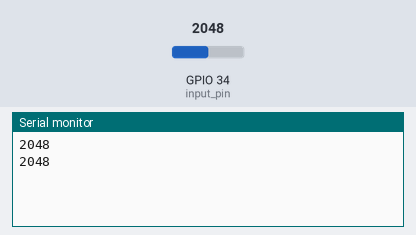
Simulated run of this program. Board: ESP32. Shown: the last lines printed to the serial monitor. Inputs (shaded band) come from the test bench; at power-on: GPIO 34 (input_pin) = 2048.

Above: at 1.4 s.
1.5 s: GPIO 34 (input_pin) set to 2866
At 2.8 s:
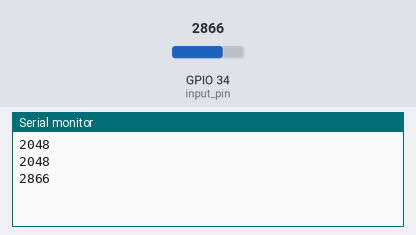
3.0 s: GPIO 34 (input_pin) set to 3603
At 4.0 s:
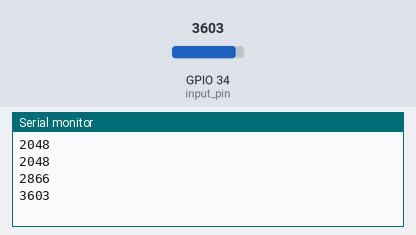
Timing chart, 0 to 6.0 s (numbered marks = the images above; inputs shaded):
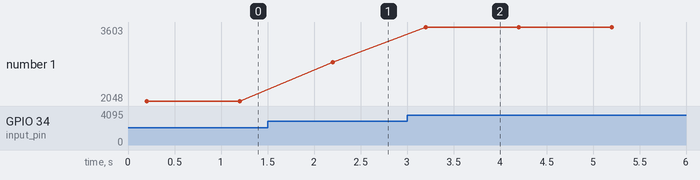

The program:

main.cpp
```cpp
#include <Arduino.h>
#define input_pin 34

int value;
void setup()
{
    Serial.begin(115200);
    delay(200);
}

void loop()
{
    value = analogRead(input_pin);
    Serial.println(value);
    delay(1000);
}
```

Measured:
- after the input at 1.5 s, the serial monitor: prints a new line after 0.70 s (image 1)
- after the input at 3.0 s, the serial monitor: prints a new line after 0.20 s (image 2)
- plotted number 1: 2048 → 2866 after the input at 1.5 s, 2866 → 3603 after the input at 3.0 s
